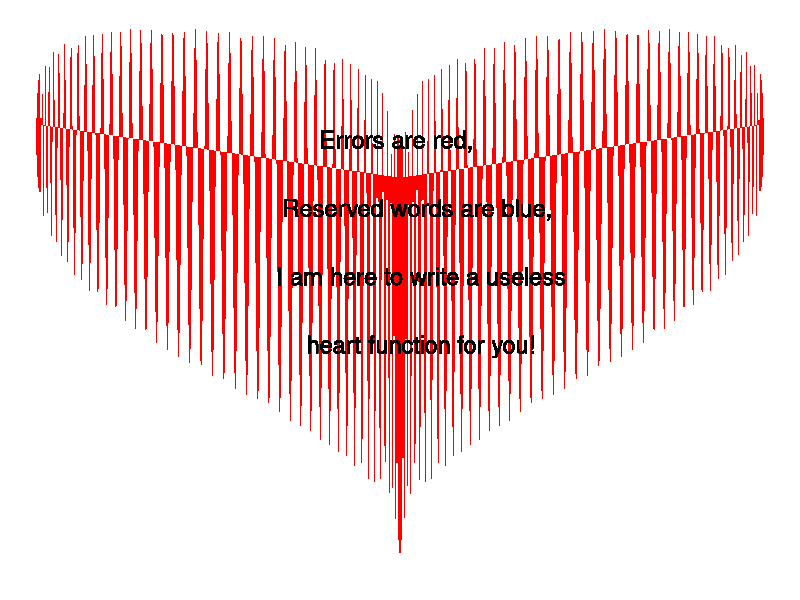

Here is the R script that generated this plot:
##########################################
# 
# Valentine useless R function Poem
# in a Heart
#
# Series:
# Little Useless-useful R functions #18
# Created: February 06, 2021
# Author: Tomaz Kastrun
# Blog: tomaztsql.wordpress.com
# V.1.0

# Changelog: 
#
###########################################

library(tidyverse)


ValentinePoem <- function(){
df<- data_frame(t = seq(-pi, 0, 0.001),
           x1 = (sin(t)*sin(t)),
           x2 = x1*-1,
           y = sqrt(cos(t))*cos(200*t) + sqrt(abs(t)) - 0.7*(4 - t^2)^0.01
           ) %>%
gather(heart, x,x1,x2)
p <- ggplot(df, aes(x, y)) + geom_polygon(fill = "Red") + theme_void() +
  geom_text(size=6,aes(x=0, y=0, label="Errors are red, \n
      Reserved words are blue, \n
      I am here to write a useless\n
      heart function for you!"), col="black") +  theme(legend.position = "none")
return(p)
}


# Run function
ValentinePoem()






